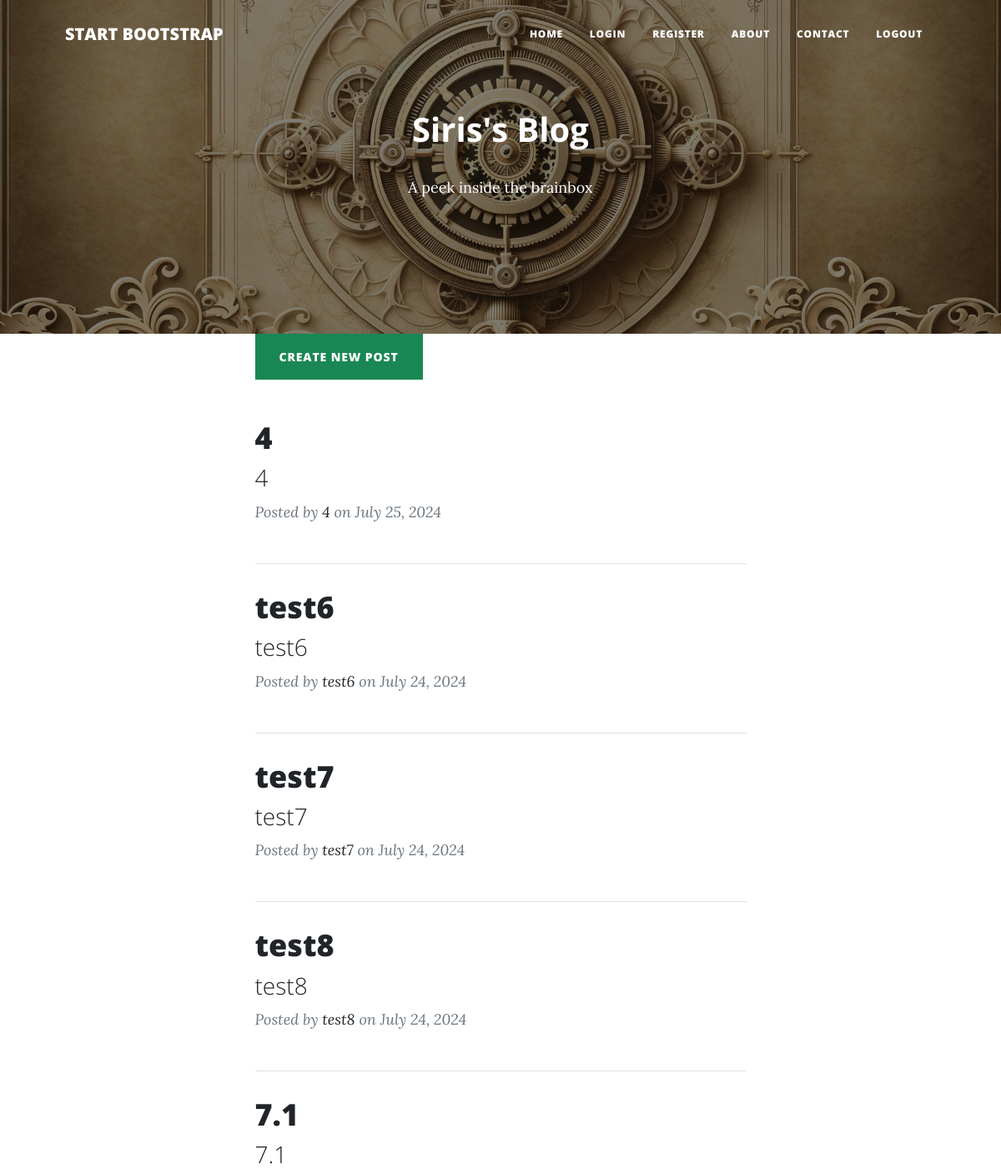
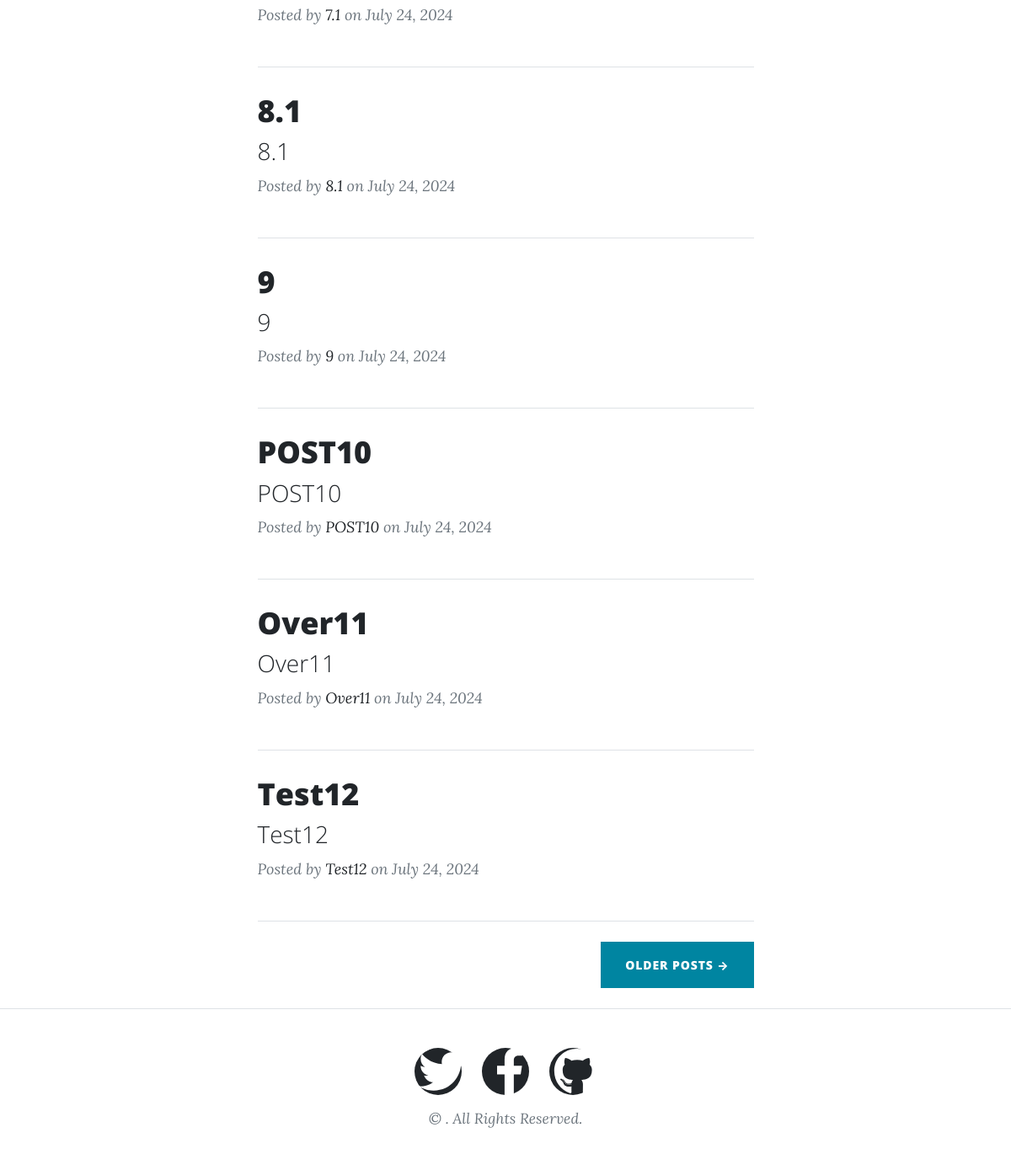
The page /home on the database its author committed (2 pictures, top to bottom).
### main.py (models this page shows)
class BlogPost(db.Model):
    id = db.Column(db.Integer, primary_key=True)
    title = db.Column(db.String(250), unique=True, nullable=False)
    subtitle = db.Column(db.String(250), nullable=False)
    date = db.Column(db.String(250), nullable=False)
    body = db.Column(db.Text, nullable=False)
    author = db.Column(db.String(250), nullable=False)
    img_url = db.Column(db.String(250), nullable=False)

### main.py (the view)
@app.route('/')
@app.route('/home')
def home():
    page = request.args.get('page', 1, type=int)
    per_page = 10
    pagination = fetch_posts(page, per_page)
    posts = pagination.items
    return render_template("index.html", posts=posts, pagination=pagination, page='home')

### main.py (called while the page is built)
def slugify(value):
    value = re.sub(r'[^\w\s-]', '', value).strip().lower()
    value = re.sub(r'[\s_-]+', '-', value)
    return value

def fetch_posts(page, per_page):
    pagination = BlogPost.query.order_by(BlogPost.date.desc()).paginate(page=page, per_page=per_page)
    return pagination

### templates/index.html (shortened to what this page needs)
<!DOCTYPE html>
<html lang="en">
<head>
    <link href="{{ url_for('static', filename='css/styles.css') }}" rel="stylesheet">
</head>
<body>
    {% include "header.html" %}
    <main>
        <div class="container px-4 px-lg-5">
            <div class="row gx-4 gx-lg-5 justify-content-center">
                <div class="col-md-10 col-lg-8 col-xl-7">
                    <div class="d-flex justify-content-start mb-5">
                        <a class="btn btn-success text-uppercase me-3" href="{{ url_for('add_new_post') }}">Create New Post</a>
                    </div>
                    {% for post in posts %}
                        <div class="post-preview mb-5">
                            <a href="{{ url_for('post', slug=post.title|slugify) }}">
                                <h2 class="post-title">{{ post.title }}</h2>
                                {% if post.subtitle %}
                                    <h3 class="post-subtitle">{{ post.subtitle }}</h3>
                                {% endif %}
                            </a>
                            <p class="post-meta">
                                Posted by
                                <a href="#!">{{ post.author }}</a>
                                on {{ post.date }}
                            </p>
                        </div>
                        <hr class="my-4" />
                    {% endfor %}
                    <div class="d-flex justify-content-between mb-4">
                        {% if pagination.has_next %}
                            <a class="btn btn-primary text-uppercase" href="{{ url_for('home', page=pagination.next_num) }}">Older Posts &rarr;</a>
                        {% else %}
                            <div></div>
                        {% endif %}
                    </div>
                </div>
            </div>
        </div>
    </main>
    {% include "footer.html" %}
</body>
</html>

### templates/header.html (shortened to what this page needs)
<!DOCTYPE html>
<html lang="en">
<head>
    <link rel="stylesheet" href="https://cdnjs.cloudflare.com/ajax/libs/font-awesome/5.15.1/css/all.min.css">
    <link href="{{ url_for('static', filename='css/styles.css') }}" rel="stylesheet">
</head>
<body>
    <nav class="navbar navbar-expand-lg navbar-light" id="mainNav">
        <div class="container px-4 px-lg-5">
            <a class="navbar-brand" href="{{ url_for('home') }}">Start Bootstrap</a>
            <div class="collapse navbar-collapse" id="navbarResponsive">
                <ul class="navbar-nav ms-auto py-4 py-lg-0">
                    <li class="nav-item"><a class="nav-link px-lg-3 py-3 py-lg-4" href="{{ url_for('home') }}">Home</a></li>
                    {% if current_user.is_authenticated %}
                        <li class="nav-item"><a class="nav-link px-lg-3 py-3 py-lg-4" href="{{ url_for('logout') }}">Logout</a></li>
                    {% else %}
                        <li class="nav-item"><a class="nav-link px-lg-3 py-3 py-lg-4" href="{{ url_for('login') }}">Login</a></li>
                        <li class="nav-item"><a class="nav-link px-lg-3 py-3 py-lg-4" href="{{ url_for('register') }}">Register</a></li>
                    {% endif %}
                    <li class="nav-item"><a class="nav-link px-lg-3 py-3 py-lg-4" href="{{ url_for('about') }}">About</a></li>
                    <li class="nav-item"><a class="nav-link px-lg-3 py-3 py-lg-4" href="{{ url_for('contact') }}">Contact</a></li>
                    <li class="nav-item"><a class="nav-link px-lg-3 py-3 py-lg-4" href="{{ url_for('logout') }}">Logout</a></li>
                </ul>
            </div>
        </div>
    </nav>
    {% if page == 'home' %}
    <header style="background-image: url('{{ url_for('static', filename='assets/img/steakpunk1.webp') }}'); height: 50vh; background-size: cover; background-position: center; position: relative;">
        <div style="position: absolute; top: 50%; left: 50%; transform: translate(-50%, -50%); text-align: center; color: white;">
            <h1 style="font-size: 40px; font-weight: bold;">Siris's Blog</h1>
            <p style="font-size: 18px; font-weight: normal;">A peek inside the brainbox</p>
        </div>
    </header>
    {% endif %}
</body>
</html>

### templates/footer.html
<footer class="border-top">
    <div class="container px-4 px-lg-5">
        <div class="row gx-4 gx-lg-5 justify-content-center">
            <div class="col-md-10 col-lg-8 col-xl-7">
                <ul class="list-inline text-center">
                    <li class="list-inline-item">
                        <a href="https://twitter.com/GavinMarti41674" target="_blank" aria-label="Twitter">
                            <span class="fa-stack fa-lg">
                                <i class="fas fa-circle fa-stack-2x"></i>
                                <i class="fab fa-twitter fa-stack-1x fa-inverse"></i>
                            </span>
                        </a>
                    </li>
                    <li class="list-inline-item">
                        <a href="https://facebook.com/gubergm" target="_blank" aria-label="Facebook">
                            <span class="fa-stack fa-lg">
                                <i class="fas fa-circle fa-stack-2x"></i>
                                <i class="fab fa-facebook-f fa-stack-1x fa-inverse"></i>
                            </span>
                        </a>
                    </li>
                    <li class="list-inline-item">
                        <a href="https://github.com/Siris4" target="_blank" aria-label="GitHub">
                            <span class="fa-stack fa-lg">
                                <i class="fas fa-circle fa-stack-2x"></i>
                                <i class="fab fa-github fa-stack-1x fa-inverse"></i>
                            </span>
                        </a>
                    </li>
                </ul>
                <div class="small text-center text-muted fst-italic">
                    © {{ CURRENT_YEAR }} {{ MY_NAME }}. All Rights Reserved.
                </div>
            </div>
        </div>
    </div>
</footer>

### templates/header.html (style rules this page uses)
.navbar-nav { margin-left: 20%; }

### rows shown on the page
BlogPost: title "4", subtitle "4", author "4", date "July 25, 2024"
BlogPost: title "test6", subtitle "test6", author "test6", date "July 24, 2024"
BlogPost: title "test7", subtitle "test7", author "test7", date "July 24, 2024"
BlogPost: title "test8", subtitle "test8", author "test8", date "July 24, 2024"
BlogPost: title "7.1", subtitle "7.1", author "7.1", date "July 24, 2024"
BlogPost: title "8.1", subtitle "8.1", author "8.1", date "July 24, 2024"
BlogPost: title "9", subtitle "9", author "9", date "July 24, 2024"
BlogPost: title "POST10", subtitle "POST10", author "POST10", date "July 24, 2024"
BlogPost: title "Over11", subtitle "Over11", author "Over11", date "July 24, 2024"
BlogPost: title "Test12", subtitle "Test12", author "Test12", date "July 24, 2024"
